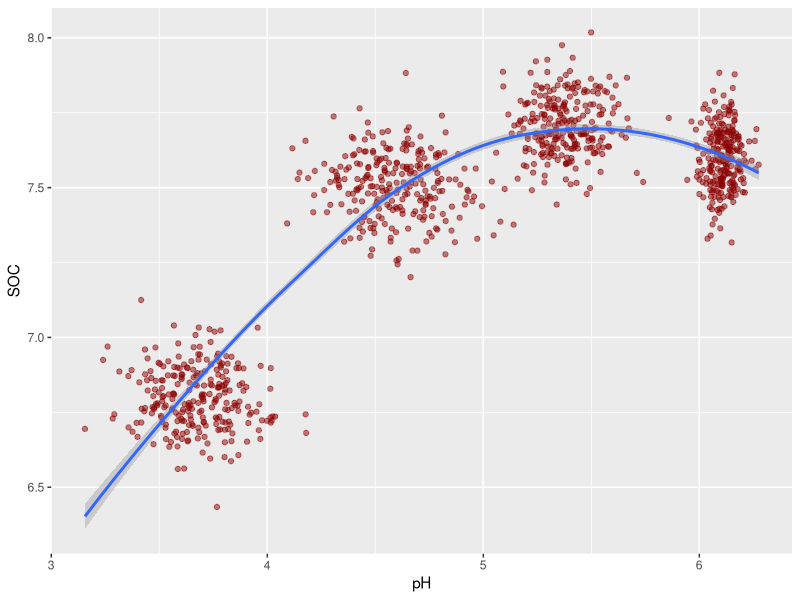
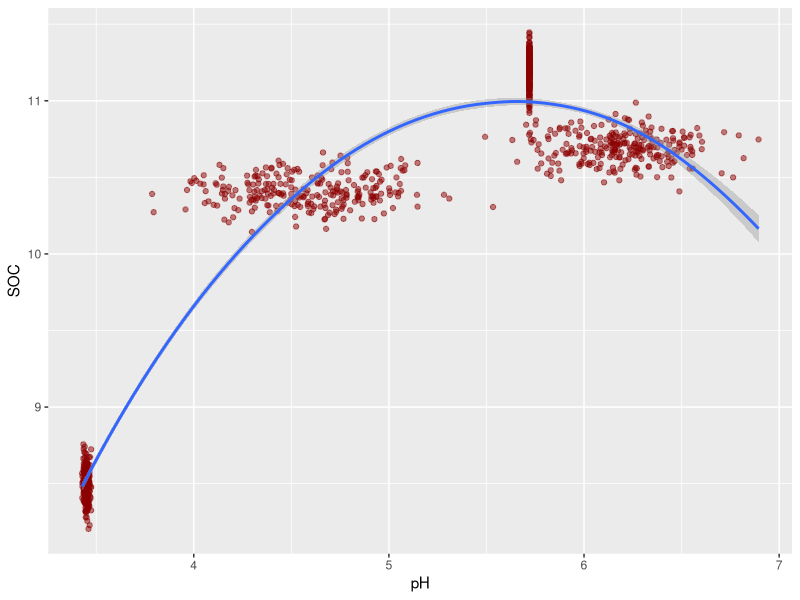
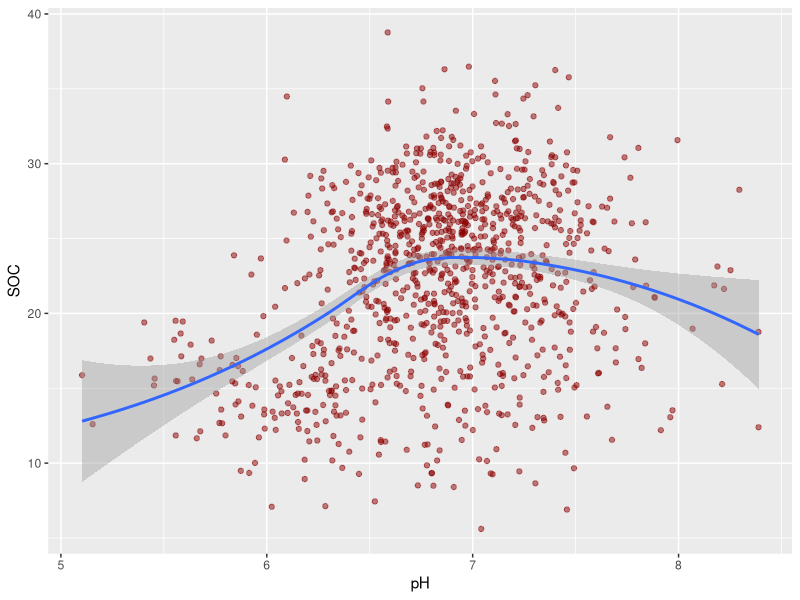
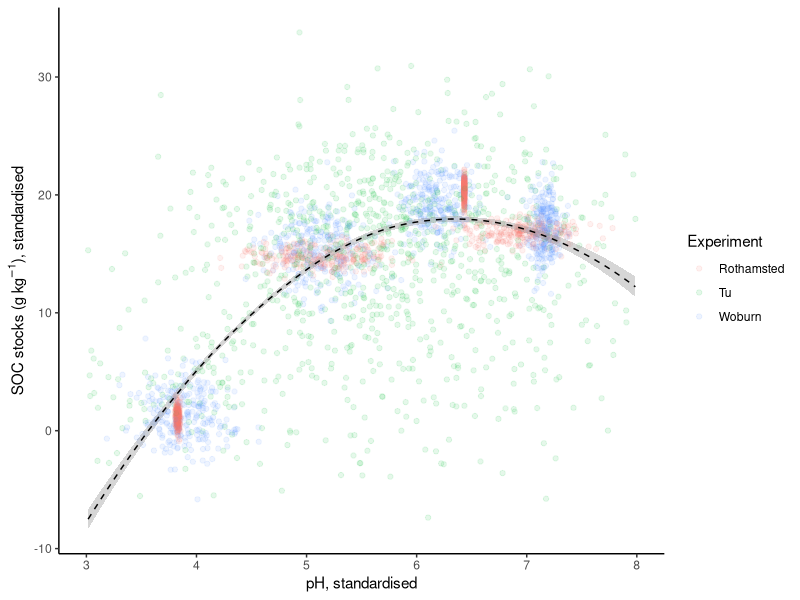
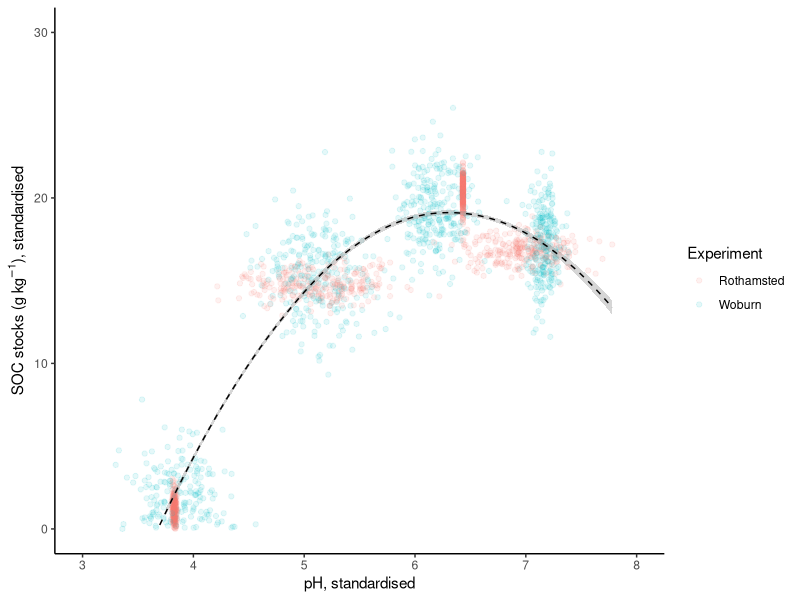
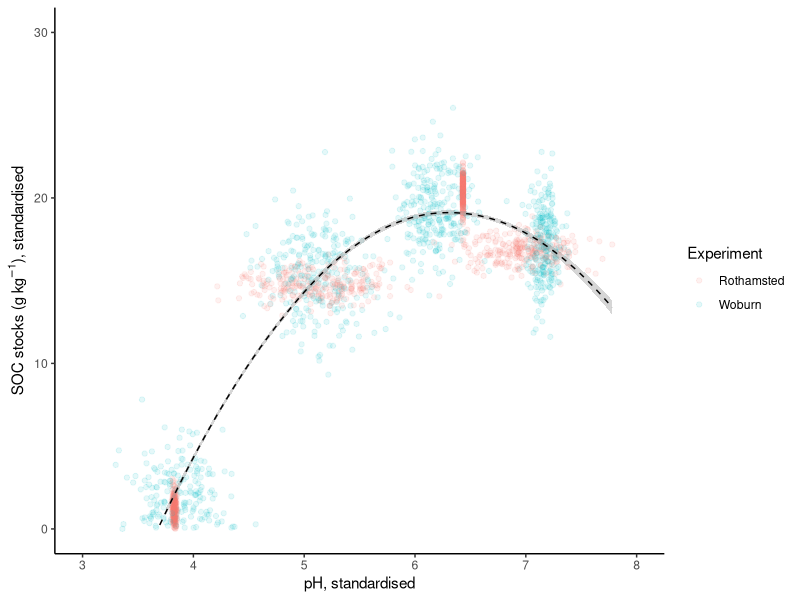

Recreate these plots in R, in order.

# set wd
setwd("~/Documents/SRUC/DEFRA Clean Growth Project/pH Optimisation/Extension for publication")

# script to derive pH -> SOC response curve function for use in modelling studies
library(tidyverse)

set.seed(2605)
sim_n = round(10^3 / 4, 0)
Roth_dat <- tibble(pH = c(rnorm(n = sim_n, mean = 3.45, sd = 0.01),
                          rnorm(n = sim_n, mean = 4.58, sd = 0.31),
                          rnorm(n = sim_n, mean = 5.72, sd = 0),
                          rnorm(n = sim_n, mean = 6.19, sd = 0.23)),
                   SOC = c(rnorm(n = sim_n, mean = 8.5, sd = 0.1),
                           rnorm(n = sim_n, mean = 10.4, sd = 0.1),
                           rnorm(n = sim_n, mean = 11.2, sd = 0.1),
                           rnorm(n = sim_n, mean = 10.7, sd = 0.1))
)

sim_n <- round(10^3 / 4, 0)
Wob_dat <- tibble(pH = c(rnorm(n = sim_n, mean = 3.67, sd = 0.18),
                         rnorm(n = sim_n, mean = 4.59, sd = 0.2),
                         rnorm(n = sim_n, mean = 5.37, sd = 0.13),
                         rnorm(n = sim_n, mean = 6.1, sd = 0.06)),
                  SOC = c(rnorm(n = sim_n, mean = 6.8, sd = 0.1),
                          rnorm(n = sim_n, mean = 7.5, sd = 0.1),
                          rnorm(n = sim_n, mean = 7.7, sd = 0.1),
                          rnorm(n = sim_n, mean = 7.6, sd = 0.1)))

sim_n <- round(10^3 / 13, 0)
Tu_dat <- tibble(pH = c(rnorm(n = sim_n, mean = 6.46, sd = 0.59),
                        rnorm(n = sim_n, mean = 6.09, sd = 0.33),
                        rnorm(n = sim_n, mean = 6.78, sd = 0.57),
                        rnorm(n = sim_n, mean = 7.07, sd = 0.47),
                        rnorm(n = sim_n, mean = 7.01, sd = 0.46),
                        rnorm(n = sim_n, mean = 6.99, sd = 0.40),
                        rnorm(n = sim_n, mean = 6.89, sd = 0.35),
                        rnorm(n = sim_n, mean = 6.85, sd = 0.34),
                        rnorm(n = sim_n, mean = 6.88, sd = 0.31),
                        rnorm(n = sim_n, mean = 6.97, sd = 0.33),
                        rnorm(n = sim_n, mean = 6.91, sd = 0.27),
                        rnorm(n = sim_n, mean = 6.89, sd = 0.27),
                        rnorm(n = sim_n, mean = 7.07, sd = 0.40)),
                 SOC = c(rnorm(n = sim_n, mean = 14.71, sd = 3.45),
                         rnorm(n = sim_n, mean = 14.51, sd = 2.29),
                         rnorm(n = sim_n, mean = 14.87, sd = 3.80),
                         rnorm(n = sim_n, mean = 21.18, sd = 4.88),
                         rnorm(n = sim_n, mean = 23.70, sd = 5.94),
                         rnorm(n = sim_n, mean = 24.38, sd = 5.14),
                         rnorm(n = sim_n, mean = 23.66, sd = 3.97),
                         rnorm(n = sim_n, mean = 24.76, sd = 4.12),
                         rnorm(n = sim_n, mean = 24.93, sd = 4.15),
                         rnorm(n = sim_n, mean = 24.90, sd = 4.21),
                         rnorm(n = sim_n, mean = 24.06, sd = 2.62),
                         rnorm(n = sim_n, mean = 25.78, sd = 1.96),
                         rnorm(n = sim_n, mean = 27.95, sd = 3.26)))

ggplot(Wob_dat, aes(x = pH, y = SOC)) +
  geom_point(colour = "darkred", alpha = 0.5) +
  geom_smooth(method = "loess", span = 0.9)

ggplot(Roth_dat, aes(x = pH, y = SOC)) +
  geom_point(colour = "darkred", alpha = 0.5) +
  geom_smooth(method = "loess", span = 0.9)

ggplot(Tu_dat, aes(x = pH, y = SOC)) +
  geom_point(colour = "darkred", alpha = 0.5) +
  geom_smooth(method = "loess", span = 0.9)

SOC_dat <- bind_rows(list(Rothamsted = Roth_dat, Woburn = Wob_dat, Tu = Tu_dat), .id = "Experiment")

SOC_dat <- SOC_dat %>%
  mutate(SOC_av = mean(SOC),
         SOC_sd = sd(SOC),
         pH_av = mean(pH),
         pH_sd = sd(pH)) %>%
  group_by(Experiment) %>%
  mutate(SOC_groupav = mean(SOC),
         SOC_groupsd = sd(SOC),
         pH_groupav = mean(pH),
         pH_groupsd = sd(pH),
         SOC_std = (SOC - SOC_groupav) / SOC_groupsd,
         pH_std = (pH - pH_groupav) / pH_groupsd) %>%
  ungroup() %>%
  mutate(SOC_std2 = (SOC_std * SOC_sd) + SOC_av,
         pH_std2 = (pH_std * pH_sd) + pH_av) %>%
  sample_n(nrow(SOC_dat), replace = F)

mean(SOC_dat$SOC_std2)

ggplot(SOC_dat) +
  geom_point(aes(x = pH_std2, y = SOC_std2, colour = Experiment), alpha = 0.1) +
  geom_smooth(aes(x = pH_std2, y = SOC_std2, colour = Experiment), method = "loess", span = 1, lty = 2, size = 0.5, colour = "black", se = T) +
  scale_x_continuous(breaks = 3:8) +
  xlim(c(3, 8)) +
  #ylim(c(0, 30)) +
  labs(x = "pH, standardised",
       y = expression("SOC stocks (g kg"^{-1}*"), standardised")) +
  theme_classic()
#ggsave("Output plots/SOC model plot.png", width = 8, height = 5)

ggplot(SOC_dat %>% filter(Experiment != "Tu")) +
  geom_point(aes(x = pH_std2, y = SOC_std2, colour = Experiment), alpha = 0.1) +
  geom_smooth(aes(x = pH_std2, y = SOC_std2, colour = Experiment), method = "loess", span = 1, lty = 2, size = 0.5, colour = "black", se = T) +
  scale_x_continuous(breaks = 3:8) +
  xlim(c(3, 8)) +
  ylim(c(0, 30)) +
  labs(x = "pH, standardised",
       y = expression("SOC stocks (g kg"^{-1}*"), standardised")) +
  theme_classic()
ggsave("Output plots/SOC model plot.png", width = 8, height = 4)

SOC_RC_model <- loess(SOC_std2 ~ pH_std2, data = SOC_dat %>% filter(Experiment != "Tu"), span = 1)

# temp <- tibble(pH = seq(from = 3.5, to = 7.5, length.out = 100),
#                SOC = predict(SOC_RC_model, newdata = pH))
# qplot(temp$pH, temp$SOC)
# rm(temp)

SOC_RC <- function(ipH, fpH){
  iSOC <- predict(SOC_RC_model, newdata = ipH)
  fSOC <- predict(SOC_RC_model, newdata = fpH)
  cSOC <- fSOC / iSOC
  return(cSOC)
}
               